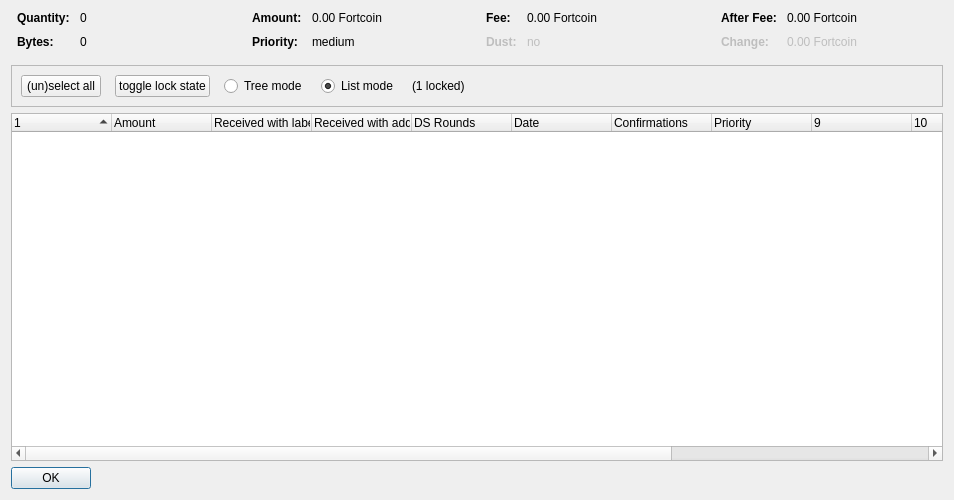
<?xml version="1.0" encoding="UTF-8"?>
<ui version="4.0">
 <class>CoinControlDialog</class>
 <widget class="QDialog" name="CoinControlDialog">
  <property name="geometry">
   <rect>
    <x>0</x>
    <y>0</y>
    <width>954</width>
    <height>500</height>
   </rect>
  </property>
  <property name="windowTitle">
   <string>Coin Selection</string>
  </property>
  <layout class="QVBoxLayout" name="verticalLayout">
   <item>
    <layout class="QHBoxLayout" name="horizontalLayoutTop" stretch="0,0,0,0">
     <property name="topMargin">
      <number>0</number>
     </property>
     <property name="bottomMargin">
      <number>10</number>
     </property>
     <item>
      <layout class="QFormLayout" name="formLayoutCoinControl1">
       <property name="horizontalSpacing">
        <number>10</number>
       </property>
       <property name="verticalSpacing">
        <number>10</number>
       </property>
       <property name="leftMargin">
        <number>6</number>
       </property>
       <property name="rightMargin">
        <number>6</number>
       </property>
       <item row="0" column="0">
        <widget class="QLabel" name="labelCoinControlQuantityText">
         <property name="font">
          <font>
           <weight>75</weight>
           <bold>true</bold>
          </font>
         </property>
         <property name="text">
          <string>Quantity:</string>
         </property>
        </widget>
       </item>
       <item row="0" column="1">
        <widget class="QLabel" name="labelCoinControlQuantity">
         <property name="cursor">
          <cursorShape>IBeamCursor</cursorShape>
         </property>
         <property name="contextMenuPolicy">
          <enum>Qt::ActionsContextMenu</enum>
         </property>
         <property name="text">
          <string notr="true">0</string>
         </property>
         <property name="textInteractionFlags">
          <set>Qt::LinksAccessibleByMouse|Qt::TextSelectableByKeyboard|Qt::TextSelectableByMouse</set>
         </property>
        </widget>
       </item>
       <item row="1" column="0">
        <widget class="QLabel" name="labelCoinControlBytesText">
         <property name="font">
          <font>
           <weight>75</weight>
           <bold>true</bold>
          </font>
         </property>
         <property name="text">
          <string>Bytes:</string>
         </property>
        </widget>
       </item>
       <item row="1" column="1">
        <widget class="QLabel" name="labelCoinControlBytes">
         <property name="cursor">
          <cursorShape>IBeamCursor</cursorShape>
         </property>
         <property name="contextMenuPolicy">
          <enum>Qt::ActionsContextMenu</enum>
         </property>
         <property name="text">
          <string notr="true">0</string>
         </property>
         <property name="textInteractionFlags">
          <set>Qt::LinksAccessibleByMouse|Qt::TextSelectableByKeyboard|Qt::TextSelectableByMouse</set>
         </property>
        </widget>
       </item>
      </layout>
     </item>
     <item>
      <layout class="QFormLayout" name="formLayoutCoinControl2">
       <property name="horizontalSpacing">
        <number>10</number>
       </property>
       <property name="verticalSpacing">
        <number>10</number>
       </property>
       <property name="leftMargin">
        <number>6</number>
       </property>
       <property name="rightMargin">
        <number>6</number>
       </property>
       <item row="0" column="0">
        <widget class="QLabel" name="labelCoinControlAmountText">
         <property name="font">
          <font>
           <weight>75</weight>
           <bold>true</bold>
          </font>
         </property>
         <property name="text">
          <string>Amount:</string>
         </property>
        </widget>
       </item>
       <item row="0" column="1">
        <widget class="QLabel" name="labelCoinControlAmount">
         <property name="cursor">
          <cursorShape>IBeamCursor</cursorShape>
         </property>
         <property name="contextMenuPolicy">
          <enum>Qt::ActionsContextMenu</enum>
         </property>
         <property name="text">
          <string notr="true">0.00 Fortcoin</string>
         </property>
         <property name="textInteractionFlags">
          <set>Qt::LinksAccessibleByMouse|Qt::TextSelectableByKeyboard|Qt::TextSelectableByMouse</set>
         </property>
        </widget>
       </item>
       <item row="1" column="0">
        <widget class="QLabel" name="labelCoinControlPriorityText">
         <property name="font">
          <font>
           <weight>75</weight>
           <bold>true</bold>
          </font>
         </property>
         <property name="text">
          <string>Priority:</string>
         </property>
        </widget>
       </item>
       <item row="1" column="1">
        <widget class="QLabel" name="labelCoinControlPriority">
         <property name="cursor">
          <cursorShape>IBeamCursor</cursorShape>
         </property>
         <property name="contextMenuPolicy">
          <enum>Qt::ActionsContextMenu</enum>
         </property>
         <property name="text">
          <string>medium</string>
         </property>
         <property name="textInteractionFlags">
          <set>Qt::LinksAccessibleByMouse|Qt::TextSelectableByKeyboard|Qt::TextSelectableByMouse</set>
         </property>
        </widget>
       </item>
      </layout>
     </item>
     <item>
      <layout class="QFormLayout" name="formLayoutCoinControl3">
       <property name="horizontalSpacing">
        <number>10</number>
       </property>
       <property name="verticalSpacing">
        <number>10</number>
       </property>
       <property name="leftMargin">
        <number>6</number>
       </property>
       <property name="rightMargin">
        <number>6</number>
       </property>
       <item row="0" column="0">
        <widget class="QLabel" name="labelCoinControlFeeText">
         <property name="font">
          <font>
           <weight>75</weight>
           <bold>true</bold>
          </font>
         </property>
         <property name="text">
          <string>Fee:</string>
         </property>
        </widget>
       </item>
       <item row="0" column="1">
        <widget class="QLabel" name="labelCoinControlFee">
         <property name="cursor">
          <cursorShape>IBeamCursor</cursorShape>
         </property>
         <property name="contextMenuPolicy">
          <enum>Qt::ActionsContextMenu</enum>
         </property>
         <property name="text">
          <string notr="true">0.00 Fortcoin</string>
         </property>
         <property name="textInteractionFlags">
          <set>Qt::LinksAccessibleByMouse|Qt::TextSelectableByKeyboard|Qt::TextSelectableByMouse</set>
         </property>
        </widget>
       </item>
       <item row="1" column="0">
        <widget class="QLabel" name="labelCoinControlLowOutputText">
         <property name="enabled">
          <bool>false</bool>
         </property>
         <property name="font">
          <font>
           <weight>75</weight>
           <bold>true</bold>
          </font>
         </property>
         <property name="text">
          <string>Dust:</string>
         </property>
        </widget>
       </item>
       <item row="1" column="1">
        <widget class="QLabel" name="labelCoinControlLowOutput">
         <property name="enabled">
          <bool>false</bool>
         </property>
         <property name="cursor">
          <cursorShape>IBeamCursor</cursorShape>
         </property>
         <property name="contextMenuPolicy">
          <enum>Qt::ActionsContextMenu</enum>
         </property>
         <property name="text">
          <string>no</string>
         </property>
         <property name="textInteractionFlags">
          <set>Qt::LinksAccessibleByMouse|Qt::TextSelectableByKeyboard|Qt::TextSelectableByMouse</set>
         </property>
        </widget>
       </item>
      </layout>
     </item>
     <item>
      <layout class="QFormLayout" name="formLayoutCoinControl4">
       <property name="horizontalSpacing">
        <number>10</number>
       </property>
       <property name="verticalSpacing">
        <number>10</number>
       </property>
       <property name="leftMargin">
        <number>6</number>
       </property>
       <property name="rightMargin">
        <number>6</number>
       </property>
       <item row="0" column="0">
        <widget class="QLabel" name="labelCoinControlAfterFeeText">
         <property name="font">
          <font>
           <weight>75</weight>
           <bold>true</bold>
          </font>
         </property>
         <property name="text">
          <string>After Fee:</string>
         </property>
        </widget>
       </item>
       <item row="0" column="1">
        <widget class="QLabel" name="labelCoinControlAfterFee">
         <property name="cursor">
          <cursorShape>IBeamCursor</cursorShape>
         </property>
         <property name="contextMenuPolicy">
          <enum>Qt::ActionsContextMenu</enum>
         </property>
         <property name="text">
          <string notr="true">0.00 Fortcoin</string>
         </property>
         <property name="textInteractionFlags">
          <set>Qt::LinksAccessibleByMouse|Qt::TextSelectableByKeyboard|Qt::TextSelectableByMouse</set>
         </property>
        </widget>
       </item>
       <item row="1" column="0">
        <widget class="QLabel" name="labelCoinControlChangeText">
         <property name="enabled">
          <bool>false</bool>
         </property>
         <property name="font">
          <font>
           <weight>75</weight>
           <bold>true</bold>
          </font>
         </property>
         <property name="text">
          <string>Change:</string>
         </property>
        </widget>
       </item>
       <item row="1" column="1">
        <widget class="QLabel" name="labelCoinControlChange">
         <property name="enabled">
          <bool>false</bool>
         </property>
         <property name="cursor">
          <cursorShape>IBeamCursor</cursorShape>
         </property>
         <property name="contextMenuPolicy">
          <enum>Qt::ActionsContextMenu</enum>
         </property>
         <property name="text">
          <string notr="true">0.00 Fortcoin</string>
         </property>
         <property name="textInteractionFlags">
          <set>Qt::LinksAccessibleByMouse|Qt::TextSelectableByKeyboard|Qt::TextSelectableByMouse</set>
         </property>
        </widget>
       </item>
      </layout>
     </item>
    </layout>
   </item>
   <item>
    <widget class="QFrame" name="frame">
     <property name="minimumSize">
      <size>
       <width>0</width>
       <height>40</height>
      </size>
     </property>
     <property name="frameShape">
      <enum>QFrame::StyledPanel</enum>
     </property>
     <property name="frameShadow">
      <enum>QFrame::Sunken</enum>
     </property>
     <layout class="QHBoxLayout" name="horizontalLayout">
      <item>
       <layout class="QHBoxLayout" name="horizontalLayoutPanel" stretch="0,0,0,0,0,0">
        <property name="spacing">
         <number>14</number>
        </property>
        <item>
         <widget class="QPushButton" name="pushButtonSelectAll">
          <property name="sizePolicy">
           <sizepolicy hsizetype="Maximum" vsizetype="Fixed">
            <horstretch>0</horstretch>
            <verstretch>0</verstretch>
           </sizepolicy>
          </property>
          <property name="text">
           <string>(un)select all</string>
          </property>
          <property name="autoDefault">
           <bool>false</bool>
          </property>
         </widget>
        </item>
        <item>
         <widget class="QPushButton" name="pushButtonToggleLock">
          <property name="sizePolicy">
           <sizepolicy hsizetype="Maximum" vsizetype="Fixed">
            <horstretch>0</horstretch>
            <verstretch>0</verstretch>
           </sizepolicy>
          </property>
          <property name="text">
           <string>toggle lock state</string>
          </property>
          <property name="autoDefault">
           <bool>false</bool>
          </property>
         </widget>
        </item>
        <item>
         <widget class="QRadioButton" name="radioTreeMode">
          <property name="sizePolicy">
           <sizepolicy hsizetype="Maximum" vsizetype="Fixed">
            <horstretch>0</horstretch>
            <verstretch>0</verstretch>
           </sizepolicy>
          </property>
          <property name="text">
           <string>Tree mode</string>
          </property>
         </widget>
        </item>
        <item>
         <widget class="QRadioButton" name="radioListMode">
          <property name="sizePolicy">
           <sizepolicy hsizetype="Maximum" vsizetype="Fixed">
            <horstretch>0</horstretch>
            <verstretch>0</verstretch>
           </sizepolicy>
          </property>
          <property name="text">
           <string>List mode</string>
          </property>
          <property name="checked">
           <bool>true</bool>
          </property>
         </widget>
        </item>
        <item>
         <widget class="QLabel" name="labelLocked">
          <property name="text">
           <string>(1 locked)</string>
          </property>
         </widget>
        </item>
        <item>
         <spacer name="horizontalSpacer">
          <property name="orientation">
           <enum>Qt::Horizontal</enum>
          </property>
          <property name="sizeHint" stdset="0">
           <size>
            <width>40</width>
            <height>20</height>
           </size>
          </property>
         </spacer>
        </item>
       </layout>
      </item>
     </layout>
    </widget>
   </item>
   <item>
    <widget class="CoinControlTreeWidget" name="treeWidget">
     <property name="contextMenuPolicy">
      <enum>Qt::CustomContextMenu</enum>
     </property>
     <property name="sortingEnabled">
      <bool>false</bool>
     </property>
     <property name="columnCount">
      <number>13</number>
     </property>
     <attribute name="headerShowSortIndicator" stdset="0">
      <bool>true</bool>
     </attribute>
     <attribute name="headerStretchLastSection">
      <bool>false</bool>
     </attribute>
     <column>
      <property name="text">
       <string/>
      </property>
     </column>
     <column>
      <property name="text">
       <string>Amount</string>
      </property>
     </column>
     <column>
      <property name="text">
       <string>Received with label</string>
      </property>
     </column>
     <column>
      <property name="text">
       <string>Received with address</string>
      </property>
     </column>
     <column>
      <property name="text">
       <string>DS Rounds</string>
      </property>
     </column>
     <column>
      <property name="text">
       <string>Date</string>
      </property>
     </column>
     <column>
      <property name="text">
       <string>Confirmations</string>
      </property>
      <property name="toolTip">
       <string>Confirmed</string>
      </property>
     </column>
     <column>
      <property name="text">
       <string>Priority</string>
      </property>
     </column>
     <column>
      <property name="text">
       <string/>
      </property>
     </column>
     <column>
      <property name="text">
       <string/>
      </property>
     </column>
     <column>
      <property name="text">
       <string/>
      </property>
     </column>
     <column>
      <property name="text">
       <string/>
      </property>
     </column>
     <column>
      <property name="text">
       <string/>
      </property>
     </column>
    </widget>
   </item>
   <item>
    <widget class="QDialogButtonBox" name="buttonBox">
     <property name="sizePolicy">
      <sizepolicy hsizetype="Maximum" vsizetype="Fixed">
       <horstretch>0</horstretch>
       <verstretch>0</verstretch>
      </sizepolicy>
     </property>
     <property name="orientation">
      <enum>Qt::Horizontal</enum>
     </property>
     <property name="standardButtons">
      <set>QDialogButtonBox::Ok</set>
     </property>
    </widget>
   </item>
  </layout>
 </widget>
 <customwidgets>
  <customwidget>
   <class>CoinControlTreeWidget</class>
   <extends>QTreeWidget</extends>
   <header>coincontroltreewidget.h</header>
  </customwidget>
 </customwidgets>
 <resources/>
 <connections/>
</ui>
